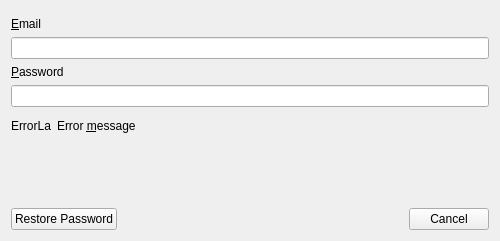
<?xml version="1.0" encoding="UTF-8"?>
<ui version="4.0">
 <class>LoginDialog</class>
 <widget class="QWidget" name="LoginDialog">
  <property name="geometry">
   <rect>
    <x>0</x>
    <y>0</y>
    <width>500</width>
    <height>241</height>
   </rect>
  </property>
  <property name="sizePolicy">
   <sizepolicy hsizetype="Preferred" vsizetype="Preferred">
    <horstretch>0</horstretch>
    <verstretch>0</verstretch>
   </sizepolicy>
  </property>
  <property name="minimumSize">
   <size>
    <width>400</width>
    <height>230</height>
   </size>
  </property>
  <property name="maximumSize">
   <size>
    <width>500</width>
    <height>16777215</height>
   </size>
  </property>
  <property name="windowTitle">
   <string/>
  </property>
  <layout class="QVBoxLayout" name="verticalLayout_4">
   <item>
    <widget class="TabBarExpanded" name="tabs" native="true"/>
   </item>
   <item>
    <widget class="QStackedWidget" name="stackedWidget">
     <property name="sizePolicy">
      <sizepolicy hsizetype="Preferred" vsizetype="Preferred">
       <horstretch>0</horstretch>
       <verstretch>0</verstretch>
      </sizepolicy>
     </property>
     <property name="currentIndex">
      <number>0</number>
     </property>
     <widget class="QWidget" name="loginPage">
      <layout class="QVBoxLayout" name="verticalLayout">
       <property name="leftMargin">
        <number>0</number>
       </property>
       <property name="topMargin">
        <number>0</number>
       </property>
       <property name="rightMargin">
        <number>0</number>
       </property>
       <property name="bottomMargin">
        <number>0</number>
       </property>
       <item>
        <widget class="QLabel" name="loginEmailLabel">
         <property name="text">
          <string>&amp;Email</string>
         </property>
         <property name="buddy">
          <cstring>loginEmail</cstring>
         </property>
        </widget>
       </item>
       <item>
        <widget class="QLineEdit" name="loginEmail">
         <property name="sizePolicy">
          <sizepolicy hsizetype="Expanding" vsizetype="Fixed">
           <horstretch>0</horstretch>
           <verstretch>0</verstretch>
          </sizepolicy>
         </property>
        </widget>
       </item>
       <item>
        <widget class="QLabel" name="loginPasswordLabel">
         <property name="text">
          <string>&amp;Password</string>
         </property>
         <property name="buddy">
          <cstring>loginPasswordEdit</cstring>
         </property>
        </widget>
       </item>
       <item>
        <widget class="PasswordLineEdit" name="loginPasswordEdit"/>
       </item>
       <item>
        <spacer name="verticalSpacer_4">
         <property name="orientation">
          <enum>Qt::Vertical</enum>
         </property>
         <property name="sizeType">
          <enum>QSizePolicy::Fixed</enum>
         </property>
         <property name="sizeHint" stdset="0">
          <size>
           <width>10</width>
           <height>6</height>
          </size>
         </property>
        </spacer>
       </item>
       <item>
        <layout class="QHBoxLayout" name="horizontalLayout">
         <item>
          <widget class="QLabel" name="loginErrorIcon">
           <property name="sizePolicy">
            <sizepolicy hsizetype="Fixed" vsizetype="Preferred">
             <horstretch>0</horstretch>
             <verstretch>0</verstretch>
            </sizepolicy>
           </property>
           <property name="minimumSize">
            <size>
             <width>40</width>
             <height>0</height>
            </size>
           </property>
           <property name="maximumSize">
            <size>
             <width>40</width>
             <height>16777215</height>
            </size>
           </property>
           <property name="text">
            <string>ErrorLabel</string>
           </property>
          </widget>
         </item>
         <item>
          <widget class="QLabel" name="loginError">
           <property name="sizePolicy">
            <sizepolicy hsizetype="Preferred" vsizetype="Preferred">
             <horstretch>0</horstretch>
             <verstretch>0</verstretch>
            </sizepolicy>
           </property>
           <property name="minimumSize">
            <size>
             <width>0</width>
             <height>0</height>
            </size>
           </property>
           <property name="baseSize">
            <size>
             <width>0</width>
             <height>0</height>
            </size>
           </property>
           <property name="font">
            <font>
             <weight>50</weight>
             <bold>false</bold>
            </font>
           </property>
           <property name="styleSheet">
            <string notr="true"/>
           </property>
           <property name="text">
            <string>&lt;html&gt;&lt;head/&gt;&lt;body&gt;&lt;p&gt;Error &amp;amp;message&lt;/p&gt;&lt;/body&gt;&lt;/html&gt;</string>
           </property>
           <property name="textFormat">
            <enum>Qt::AutoText</enum>
           </property>
           <property name="wordWrap">
            <bool>true</bool>
           </property>
           <property name="buddy">
            <cstring>loginEmail</cstring>
           </property>
          </widget>
         </item>
        </layout>
       </item>
       <item>
        <spacer name="verticalSpacer_3">
         <property name="orientation">
          <enum>Qt::Vertical</enum>
         </property>
         <property name="sizeHint" stdset="0">
          <size>
           <width>20</width>
           <height>1</height>
          </size>
         </property>
        </spacer>
       </item>
       <item>
        <layout class="QHBoxLayout" name="horizontalLayout_2">
         <item>
          <widget class="QPushButton" name="restorePassword">
           <property name="text">
            <string>Restore Password</string>
           </property>
          </widget>
         </item>
         <item>
          <spacer name="horizontalSpacer_2">
           <property name="orientation">
            <enum>Qt::Horizontal</enum>
           </property>
           <property name="sizeHint" stdset="0">
            <size>
             <width>40</width>
             <height>20</height>
            </size>
           </property>
          </spacer>
         </item>
         <item>
          <widget class="QDialogButtonBox" name="loginButtons">
           <property name="standardButtons">
            <set>QDialogButtonBox::Cancel</set>
           </property>
          </widget>
         </item>
        </layout>
       </item>
      </layout>
     </widget>
     <widget class="QWidget" name="signUpPage">
      <layout class="QVBoxLayout" name="verticalLayout_2">
       <property name="leftMargin">
        <number>0</number>
       </property>
       <property name="topMargin">
        <number>0</number>
       </property>
       <property name="rightMargin">
        <number>0</number>
       </property>
       <property name="bottomMargin">
        <number>0</number>
       </property>
       <item>
        <widget class="QLabel" name="signUpEmailLabel">
         <property name="text">
          <string>&amp;Email</string>
         </property>
         <property name="buddy">
          <cstring>signUpEmail</cstring>
         </property>
        </widget>
       </item>
       <item>
        <widget class="QLineEdit" name="signUpEmail"/>
       </item>
       <item>
        <widget class="QLabel" name="signUpPasswordLabel">
         <property name="text">
          <string>&amp;Password</string>
         </property>
         <property name="buddy">
          <cstring>signUpPasswordEdit</cstring>
         </property>
        </widget>
       </item>
       <item>
        <widget class="PasswordLineEdit" name="signUpPasswordEdit"/>
       </item>
       <item>
        <spacer name="verticalSpacer_5">
         <property name="orientation">
          <enum>Qt::Vertical</enum>
         </property>
         <property name="sizeType">
          <enum>QSizePolicy::Fixed</enum>
         </property>
         <property name="sizeHint" stdset="0">
          <size>
           <width>10</width>
           <height>6</height>
          </size>
         </property>
        </spacer>
       </item>
       <item>
        <layout class="QHBoxLayout" name="horizontalLayout_3">
         <item>
          <widget class="QLabel" name="signUpErrorIcon">
           <property name="sizePolicy">
            <sizepolicy hsizetype="Fixed" vsizetype="Preferred">
             <horstretch>0</horstretch>
             <verstretch>0</verstretch>
            </sizepolicy>
           </property>
           <property name="minimumSize">
            <size>
             <width>40</width>
             <height>0</height>
            </size>
           </property>
           <property name="maximumSize">
            <size>
             <width>40</width>
             <height>16777215</height>
            </size>
           </property>
           <property name="text">
            <string>Error Icon</string>
           </property>
          </widget>
         </item>
         <item>
          <widget class="QLabel" name="signUpError">
           <property name="font">
            <font>
             <weight>50</weight>
             <bold>false</bold>
            </font>
           </property>
           <property name="styleSheet">
            <string notr="true"/>
           </property>
           <property name="text">
            <string>Error &amp;message</string>
           </property>
           <property name="textFormat">
            <enum>Qt::AutoText</enum>
           </property>
           <property name="wordWrap">
            <bool>true</bool>
           </property>
           <property name="buddy">
            <cstring>loginEmail</cstring>
           </property>
          </widget>
         </item>
        </layout>
       </item>
       <item>
        <spacer name="verticalSpacer_2">
         <property name="orientation">
          <enum>Qt::Vertical</enum>
         </property>
         <property name="sizeHint" stdset="0">
          <size>
           <width>20</width>
           <height>1</height>
          </size>
         </property>
        </spacer>
       </item>
       <item>
        <layout class="QHBoxLayout" name="horizontalLayout_4" stretch="0,0">
         <item>
          <spacer name="horizontalSpacer_4">
           <property name="orientation">
            <enum>Qt::Horizontal</enum>
           </property>
           <property name="sizeHint" stdset="0">
            <size>
             <width>40</width>
             <height>20</height>
            </size>
           </property>
          </spacer>
         </item>
         <item>
          <widget class="QDialogButtonBox" name="signUpButtons">
           <property name="standardButtons">
            <set>QDialogButtonBox::Cancel</set>
           </property>
          </widget>
         </item>
        </layout>
       </item>
      </layout>
     </widget>
     <widget class="QWidget" name="verificationPage">
      <property name="sizePolicy">
       <sizepolicy hsizetype="Preferred" vsizetype="Preferred">
        <horstretch>0</horstretch>
        <verstretch>0</verstretch>
       </sizepolicy>
      </property>
      <layout class="QVBoxLayout" name="verticalLayout_3" stretch="0,0,0,0,0,0">
       <property name="spacing">
        <number>6</number>
       </property>
       <property name="sizeConstraint">
        <enum>QLayout::SetMaximumSize</enum>
       </property>
       <property name="leftMargin">
        <number>0</number>
       </property>
       <property name="topMargin">
        <number>0</number>
       </property>
       <property name="rightMargin">
        <number>0</number>
       </property>
       <property name="bottomMargin">
        <number>0</number>
       </property>
       <item>
        <widget class="QLabel" name="label_7">
         <property name="text">
          <string>&amp;Verification code</string>
         </property>
         <property name="buddy">
          <cstring>verificationCode</cstring>
         </property>
        </widget>
       </item>
       <item>
        <widget class="QLineEdit" name="verificationCode"/>
       </item>
       <item>
        <spacer name="verticalSpacer_6">
         <property name="orientation">
          <enum>Qt::Vertical</enum>
         </property>
         <property name="sizeType">
          <enum>QSizePolicy::Fixed</enum>
         </property>
         <property name="sizeHint" stdset="0">
          <size>
           <width>10</width>
           <height>6</height>
          </size>
         </property>
        </spacer>
       </item>
       <item>
        <layout class="QHBoxLayout" name="horizontalLayout_6">
         <item>
          <widget class="QLabel" name="verificationErrorIcon">
           <property name="sizePolicy">
            <sizepolicy hsizetype="Fixed" vsizetype="Preferred">
             <horstretch>0</horstretch>
             <verstretch>0</verstretch>
            </sizepolicy>
           </property>
           <property name="minimumSize">
            <size>
             <width>40</width>
             <height>0</height>
            </size>
           </property>
           <property name="maximumSize">
            <size>
             <width>40</width>
             <height>16777215</height>
            </size>
           </property>
           <property name="text">
            <string>Error Icon</string>
           </property>
          </widget>
         </item>
         <item>
          <widget class="QLabel" name="verificationError">
           <property name="font">
            <font>
             <weight>50</weight>
             <bold>false</bold>
            </font>
           </property>
           <property name="styleSheet">
            <string notr="true"/>
           </property>
           <property name="text">
            <string>&lt;html&gt;&lt;head/&gt;&lt;body&gt;&lt;p&gt;Error &lt;/p&gt;&lt;p&gt;&amp;amp;message&lt;/p&gt;&lt;/body&gt;&lt;/html&gt;</string>
           </property>
           <property name="textFormat">
            <enum>Qt::AutoText</enum>
           </property>
           <property name="wordWrap">
            <bool>true</bool>
           </property>
           <property name="buddy">
            <cstring>loginEmail</cstring>
           </property>
          </widget>
         </item>
        </layout>
       </item>
       <item>
        <spacer name="verticalSpacer">
         <property name="orientation">
          <enum>Qt::Vertical</enum>
         </property>
         <property name="sizeHint" stdset="0">
          <size>
           <width>20</width>
           <height>1</height>
          </size>
         </property>
        </spacer>
       </item>
       <item>
        <layout class="QHBoxLayout" name="horizontalLayout_5">
         <item>
          <spacer name="horizontalSpacer_5">
           <property name="orientation">
            <enum>Qt::Horizontal</enum>
           </property>
           <property name="sizeHint" stdset="0">
            <size>
             <width>40</width>
             <height>20</height>
            </size>
           </property>
          </spacer>
         </item>
         <item>
          <widget class="QDialogButtonBox" name="buttonsVerification">
           <property name="standardButtons">
            <set>QDialogButtonBox::Cancel</set>
           </property>
          </widget>
         </item>
        </layout>
       </item>
      </layout>
     </widget>
    </widget>
   </item>
  </layout>
 </widget>
 <customwidgets>
  <customwidget>
   <class>TabBarExpanded</class>
   <extends>QWidget</extends>
   <header location="global">3rd_party/Widgets/TabBarExpanded/TabBarExpanded.h</header>
   <container>1</container>
  </customwidget>
  <customwidget>
   <class>PasswordLineEdit</class>
   <extends>QLineEdit</extends>
   <header>3rd_party/Widgets/PasswordLineEdit/PasswordLineEdit.h</header>
  </customwidget>
 </customwidgets>
 <resources/>
 <connections/>
</ui>
